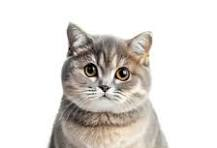
#> input picture cat.jpg, 217 x 148 px
$ python project3.py
#> lines starting #> are read from the running program, lines starting #| are printed output that depends on the picture
import cv2
import numpy as np

image = cv2.imread("cat.jpg")
#> image is the input picture: shape (148, 217, 3); mean B, G, R 216.9, 220.8, 224.6

# Taking dimensions
(h, w) = image.shape[:2]
#> h = 148; w = 217

# Applying Rotation
center = (w // 2, h // 2)
#> center = (108, 74)
rotation_matrix = cv2.getRotationMatrix2D(center, 45, 1.0)
rotated_image = cv2.warpAffine(image, rotation_matrix, (w, h))
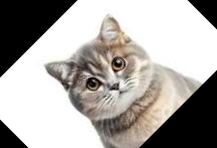
#> rotated_image: shape (148, 217, 3); mean B, G, R 163.9, 167.7, 171.5

# Scaling image
scaled_image = cv2.resize(image, None, fx=1.5, fy=1.5, interpolation=cv2.INTER_LINEAR)

# Applying Translation
translation_matrix = np.float32([[1, 0, 50], [0, 1, 50]])
translated_image = cv2.warpAffine(image, translation_matrix, (w, h))
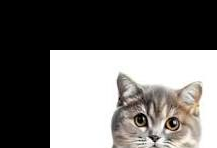
#> translated_image: shape (148, 217, 3); mean B, G, R 108.9, 110.7, 112.6

# Advanced Image Enhancements

# Adjust Brightness and Contrast
alpha = 1.2 # Contrast control (1.0-3.0)
beta = 50 # Brightness control (0-100)
bright_contrast_image = cv2.convertScaleAbs(image, alpha=alpha, beta=beta)
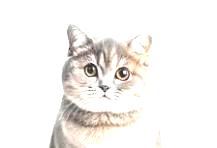
#> bright_contrast_image: shape (148, 217, 3); mean B, G, R 240.5, 243.2, 245.7

# Sharpness (using unsharp masking)
gaussian_blur = cv2.GaussianBlur(image, (0, 0), 5)
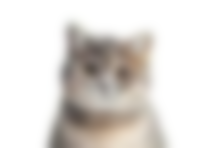
#> gaussian_blur: shape (148, 217, 3); mean B, G, R 217, 220.8, 224.6
sharp_image = cv2.addWeighted(image, 1.5, gaussian_blur, -0.5, 0)
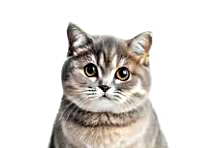
#> sharp_image: shape (148, 217, 3); mean B, G, R 216.4, 220.1, 223.9

# Applying Blur
blur_image = cv2.GaussianBlur(image, (15, 15), 0)
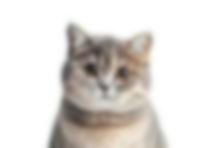
#> blur_image: shape (148, 217, 3); mean B, G, R 217, 220.8, 224.6

# Displaying images with Transformations and Enhancements
cv2.imshow("Rotated Image", rotated_image)
cv2.imshow("Scaled Image", scaled_image)
cv2.imshow("Translated Image", translated_image)
cv2.imshow("Brightness and Contrast", bright_contrast_image)
cv2.imshow("Sharpness", sharp_image)
cv2.imshow("Blur", blur_image)

cv2.waitKey(0)
cv2.destroyAllWindows()
